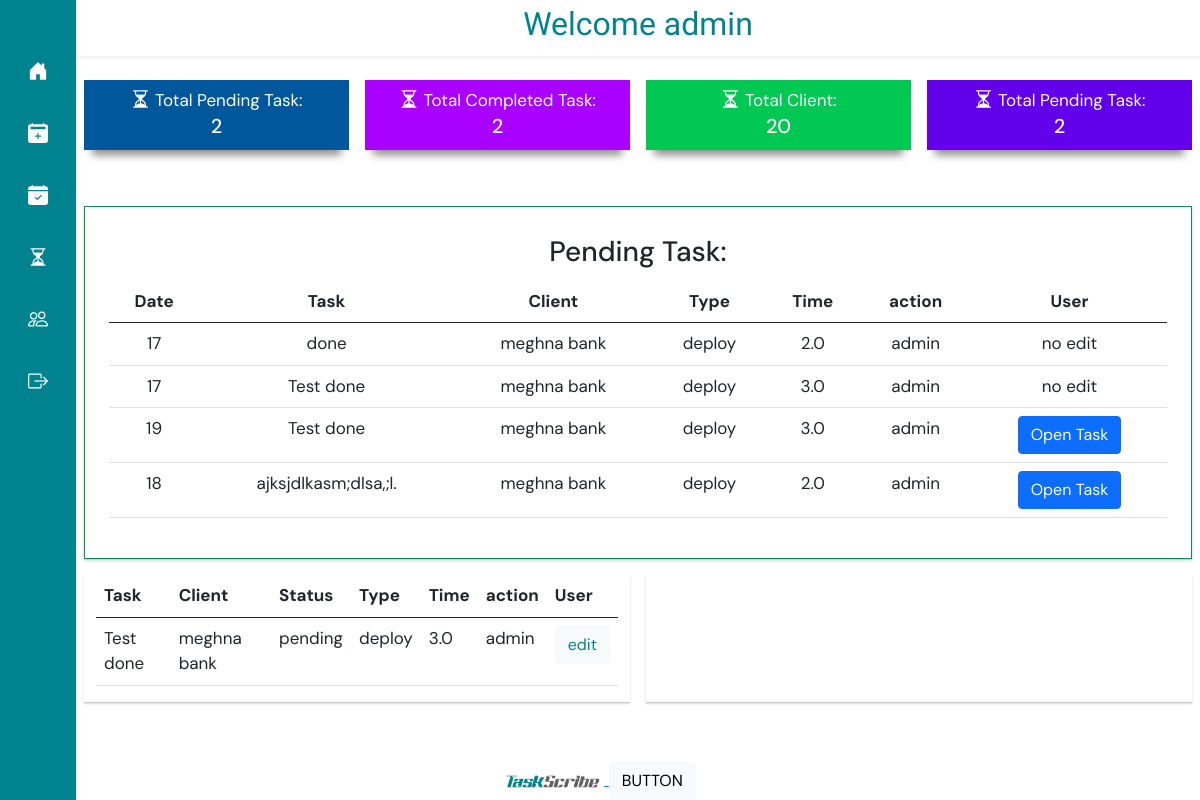
The app's page / (signed in), older data.
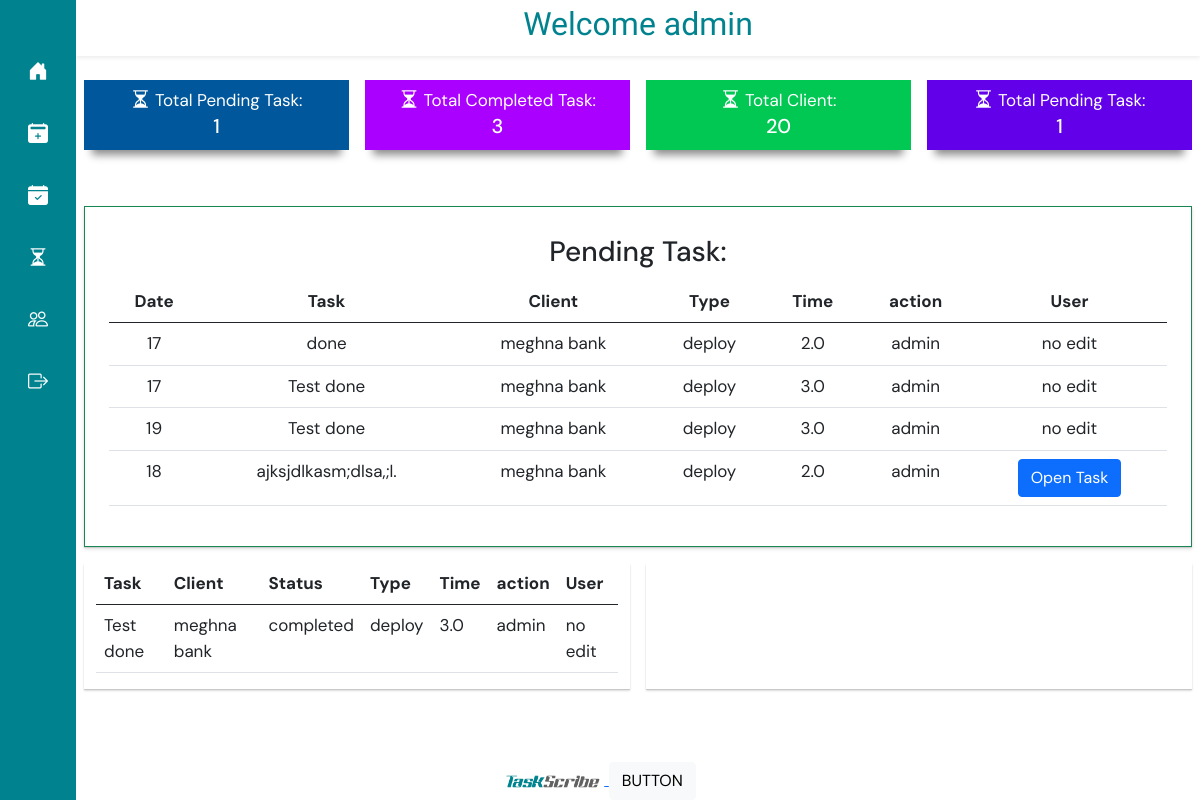
The same page, newer data.
### taskapp/models.py (models this page shows, shortened)
class Task(models.Model):
    name = models.CharField(max_length=500,)
    user = models.ForeignKey(User, on_delete=models.PROTECT)
    type = models.ForeignKey(Type, on_delete=models.CASCADE)
    client = models.ForeignKey(Client, on_delete=models.PROTECT)
    date = models.DateField()
    status = models.CharField(max_length=1, choices=STATUS, default='0')
    time = models.FloatField()

class Client(models.Model):
    name = models.CharField(max_length=100)
    description = models.TextField(max_length=500, null=True)
    file = models.FileField(upload_to='documetns/')
    original_filename = models.CharField(max_length=255)
    uploaded_at = models.DateTimeField(auto_now_add=True)

class Type(models.Model):
    name = models.CharField(max_length=100)
    def __str__(self) -> str:
        return self.name

### taskapp/views.py (the view)
# urls.py: 2. Add a URL to urlpatterns:  path('', views.home, name='home')
@login_required(login_url="/login/")
def home(request):
    daten = date.today()
    docs = Client.objects.all()
    cnum = Client.objects.all().count()
    userall = User.objects.get(id=request.user.id)
    taskf = Task.objects.filter(user=userall, date=daten)
    total_task = Task.objects.filter(user=userall, status="0").count()
    total_ctask = Task.objects.filter(user=userall, status="1").count()
    all_tasks = Task.objects.all()
    return render(request, "home.html", {
        "all_tasks" : all_tasks, "taskfl": taskf, "docs" : docs, "user" : userall, "count" : total_task, "clnum" : cnum, "complete_task" : total_ctask
    })

### templates/home.html (shortened to what the changed rows need)
{% extends 'base.html' %}
{% load static %}
{% block titlecontent %}
<div class="row shadow-sm text-center" style=" margin-top: 0px; padding: 5px;  color: #00838f;">
  <h2 style="font-family: Racing Sans One;">Welcome {{ user.username }}</h2>
</div>
{% endblock %}
{% block content %}
<div class="row justify-content-center mt-3">
  <div class="col  m-2 p-1 text-center"
    style=" background-color: #01579B; box-shadow: 0px 13px 8px -8px rgba(0, 0, 0, 0.45);">
    <a style="color: #fff;"> <i class="bi bi-hourglass-split fs-5" style="color: #fff;"></i> Total Pending Task:</a>
    <h5 style="color: #fff;">{{ count }}</h5>
  </div>
  <div class="col  m-2 p-1 text-center"
    style=" background-color: #AA00FF; box-shadow: 0px 13px 8px -8px rgba(0, 0, 0, 0.45);">
    <a style="color: #fff;"> <i class="bi bi-hourglass-split fs-5" style="color: #fff;"></i> Total Completed Task:</a>
    <h5 style="color: #fff;">{{ complete_task }}</h5>
  </div>
  <div class="col m-2 p-1 text-center"
    style=" background-color: #6200EA; box-shadow: 0px 13px 8px -8px rgba(0, 0, 0, 0.45);">
    <a  style="color: #fff;"> <i class="bi bi-hourglass-split fs-5" style="color: #fff;"></i> Total Pending Task:</a>
    <h5 style="color: #fff;">{{ count }}</h5>
  </div>
</div>
<div class="row justify-content-center">
  <div class="col border border-success   m-2 mt-5 p-4 text-center " style=" overflow-x: auto; box-shadow: 0 2px 4px 0 rgba(0, 0, 0, .13), 0 1px 1px 0 rgba(0, 0, 0, .11);">
    <table class="table table-hover ">
      <thead>
        <tr>
          <th>Date</th>
          <th>Task</th>
          <th>Client</th>
          <th>Type</th>
          <th>Time</th>
          <th>action</th>
          <th>User</th>
        </tr>
      </thead>
      <tbody>
        {% for task in all_tasks %}
        <tr data-task-id="{{ task.id }}" data-task-name="{{ task.name }}" data-task-client="{{ task.client.name }}" data-task-type="{{ task.type }}" data-task-time="{{ task.time }}">
          <td>{{ task.date.day}}</td>
          <td>{{ task.name }}</td>
          <td>{{ task.client.name}}</td>
          <td>{{ task.type}}</td>
          <td>{{ task.time}}</td>
          <td>{{ task.user }}</td>
          <td>
            {% if task.status == "0" %}
            <button type="button" class="btn btn-primary edit-task" data-bs-toggle="modal" data-bs-target="#exampleModal"
              data-task-id="{{ task.id }}">Open Task</button>
            {% elif task.status == "1" %}
            <a type="text">no edit</a>
            {% endif %}
          </td>
        </tr>
        {% endfor %}
      </tbody>
    </table>
  </div>
</div>
<div class="row justify-content-center">
  <div class="col  m-2 "
    style="overflow-x: scroll; box-shadow: 0 1px 1px rgba(0,0,0,0.12), 0 2px 2px rgba(0,0,0,0.12);">
    <table class="table table-hover">
      <thead>
        <tr>
          <th>Task</th>
          <th>Client</th>
          <th>Status</th>
          <th>Type</th>
          <th>Time</th>
          <th>action</th>
          <th>User</th>
        </tr>
      </thead>
      <tbody>
        {% for tas in taskfl %}
        <tr>
          <td>{{ tas.name }}</td>
          <td>{{ tas.client.name}}</td>
          <td>
            {% if tas.status == "0" %}
            <a type="text">pending</a>
            {% elif tas.status == "1" %}
            <a type="text">completed</a>
            {% endif %}
          </td>
          <td>{{ tas.type}}</td>
          <td>{{ tas.time}}</td>
          <td>{{ tas.user }}</td>
          <td>
            {% if tas.status == "0" %}
            <a href="{% url 'edit_task'  task_id=tas.id %}" type="button" class="btn btn-light"
              style="color: #00838f;">edit</a>
            {% elif tas.status == "1" %}
            <a type="text">no edit</a>
            {% endif %}
          </td>
        </tr>
        {% endfor %}
      </tbody>
    </table>
  </div>
</div>
{% endblock%}

Row changes from the older to the newer data that the page shows:
changed Task (number 3 of 4 on the later page): status "Open Task pending edit" → "no edit completed no edit"
Text that changed along with them:
{{ count }}: "2" → "1"
{{ complete_task }}: "2" → "3"
